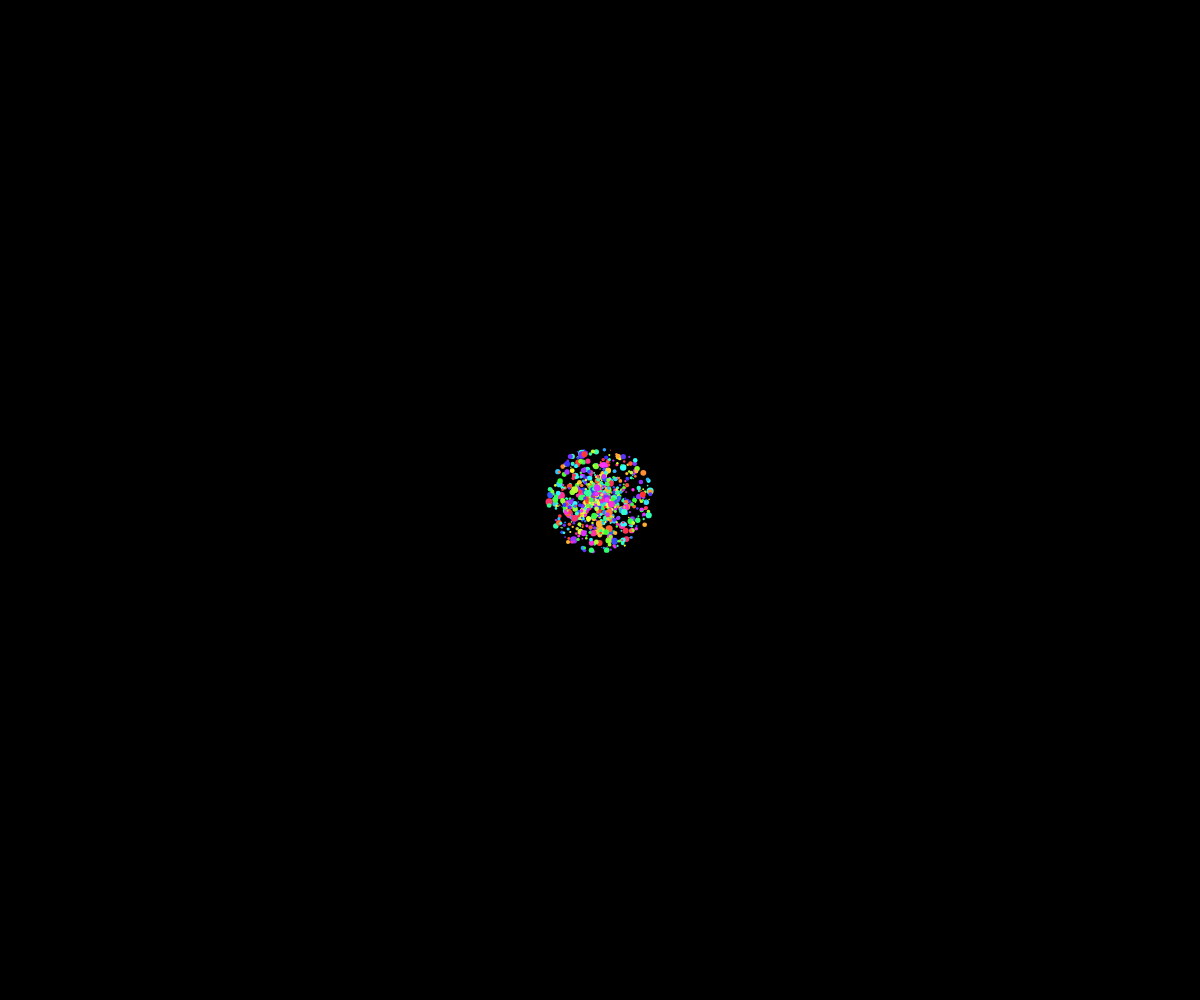
Frame 1 (no input)
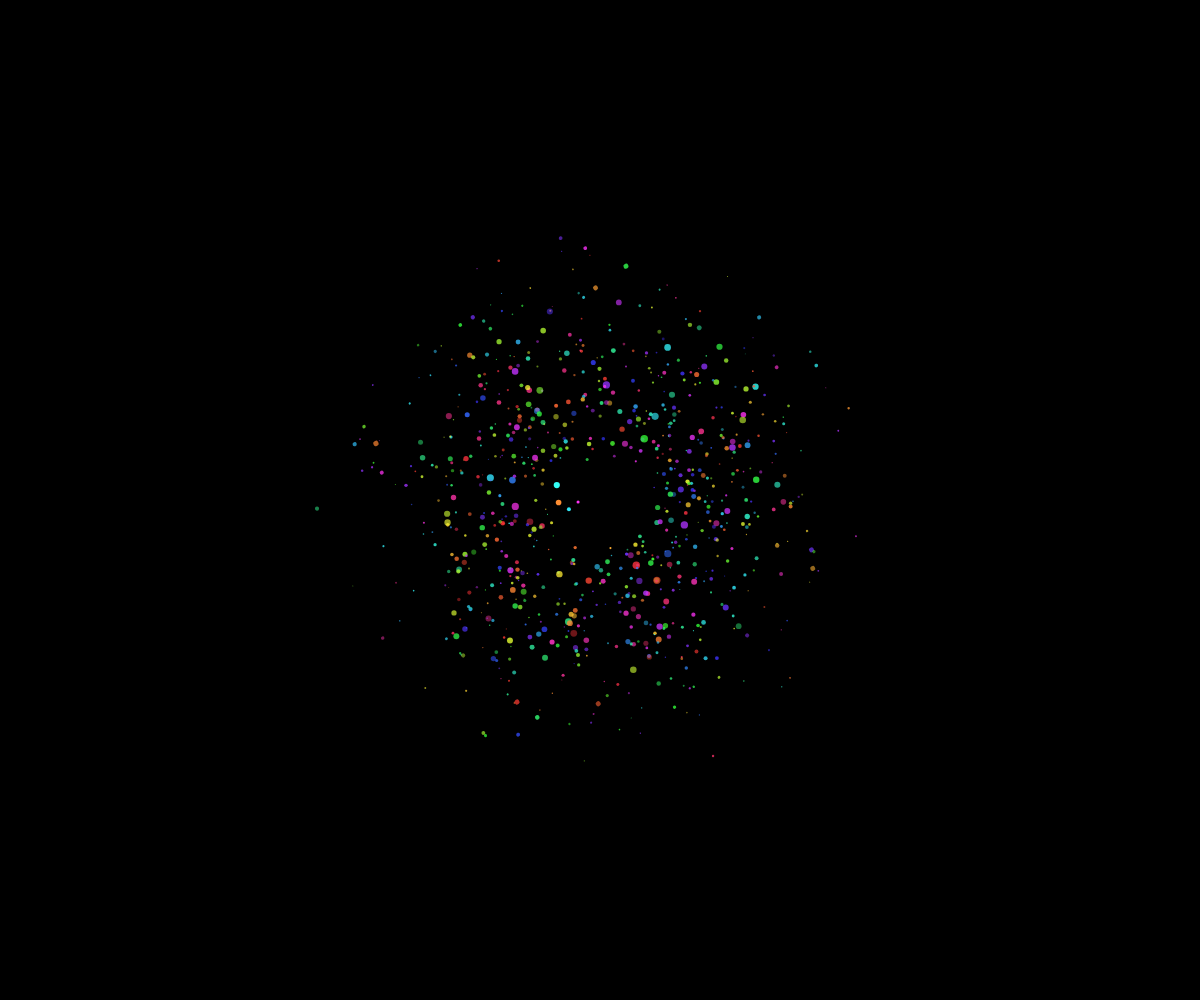
Frame 60 (no input)
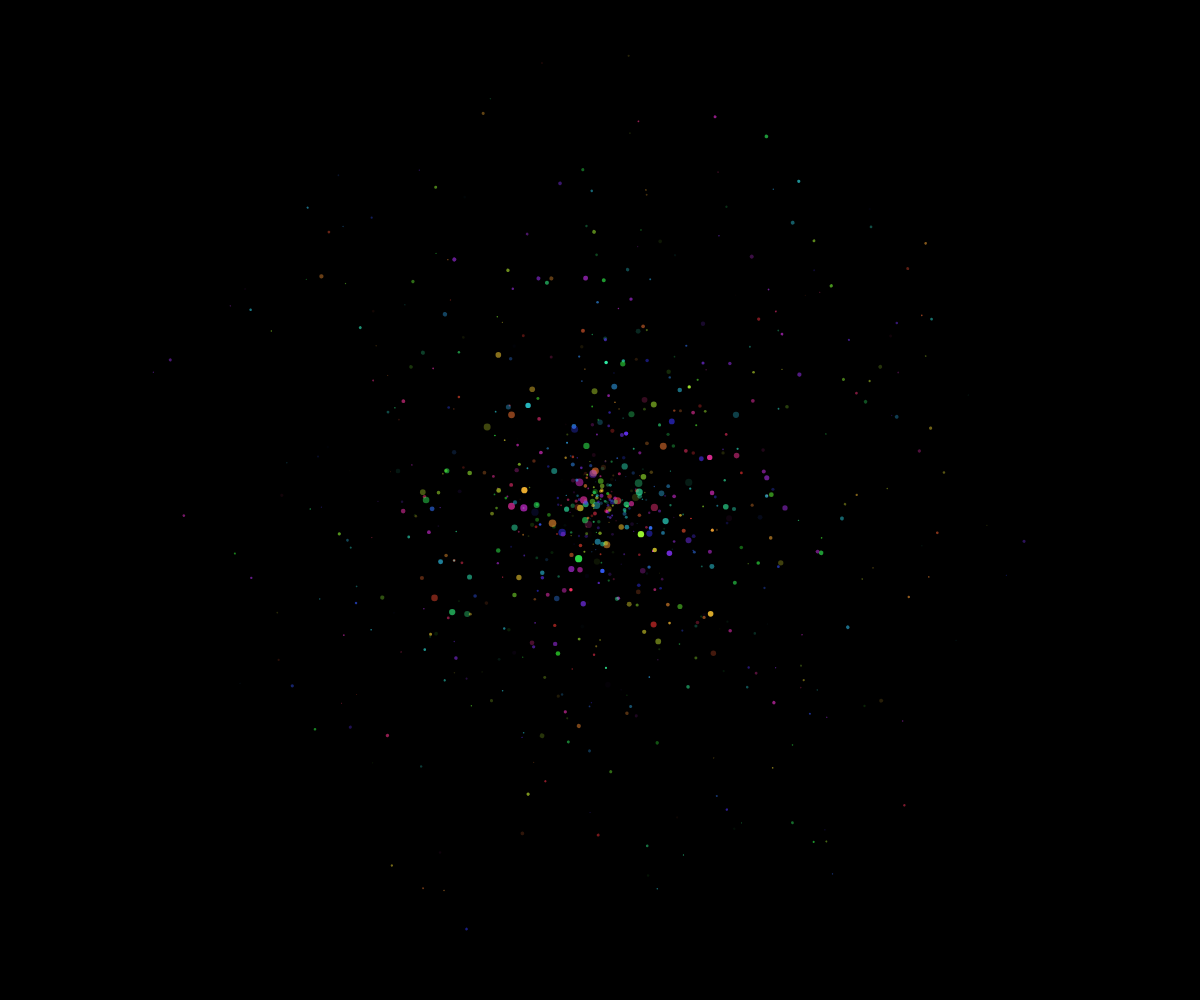
Frame 120 (the mouse pressed at the canvas centre since frame 60)

The p5.js sketch that drew these frames (run headless with seeded random() and noise() and a simulated clock; from frame 60 on, the mouse is pressed at the canvas centre):

// p5.js sketch
// ── sketch.js
let particles = [];
let centerX, centerY;
let time = 0;
let rhythm = 1;
let pulse = 0;

function setup() {
  createCanvas(windowWidth, windowHeight);
  colorMode(HSB, 360, 100, 100, 1);
  noStroke();
  
  centerX = width / 2;
  centerY = height / 2;
  
  // Create initial particles in a dense core
  for (let i = 0; i < 800; i++) {
    let angle = random(TWO_PI);
    let dist = random(50);
    particles.push({
      x: centerX + cos(angle) * dist,
      y: centerY + sin(angle) * dist,
      size: random(2, 8),
      speed: random(1, 4),
      angle: angle,
      hue: random(360),
      life: 1,
      maxLife: random(100, 300),
      phase: random(TWO_PI)
    });
  }
}

function draw() {
  background(0);
  
  // Modulate rhythm with pulse
  let tempo = 0.02 * rhythm;
  time += tempo;
  pulse = sin(time * 5) * 0.5 + 0.5;
  
  // Draw particles with geometric patterns
  for (let i = particles.length - 1; i >= 0; i--) {
    let p = particles[i];
    
    // Move particle in a spiraling pattern with decay
    p.x += cos(p.angle) * p.speed;
    p.y += sin(p.angle) * p.speed;
    
    // Add geometric modulation to angle
    p.angle += sin(time * 0.5 + p.phase) * 0.05;
    
    // Update life with exponential decay
    p.life -= 1 / p.maxLife;
    
    // Apply geometric scaling based on distance and time
    let dx = p.x - centerX;
    let dy = p.y - centerY;
    let distFromCenter = sqrt(dx * dx + dy * dy);
    let scale = 1 - distFromCenter / max(width, height) * 0.8;
    scale = max(0, scale);
    
    // Create crystalline patterns with pulse
    let pattern = sin(time * 2 + p.phase) * 0.5 + 0.5;
    let size = p.size * (0.5 + pattern * 0.5) * scale;
    
    // Use segmented stained-glass colors
    let hue = (p.hue + time * 2) % 360;
    fill(hue, 80, 100, p.life);
    
    // Draw with geometric shapes based on distance from center
    if (distFromCenter < 200) {
      ellipse(p.x, p.y, size);
    } else {
      // Outer particles form geometric structures
      push();
      translate(p.x, p.y);
      rotate(time * 0.3 + distFromCenter * 0.01);
      rect(0, 0, size * 0.8, size * 0.8, 2);
      pop();
    }
    
    // Remove dead particles
    if (p.life <= 0) {
      particles.splice(i, 1);
    }
  }
  
  // Add new particles occasionally to maintain density
  if (random() < 0.1 && particles.length < 1500) {
    for (let i = 0; i < 3; i++) {
      let angle = random(TWO_PI);
      let dist = random(20, 50);
      particles.push({
        x: centerX + cos(angle) * dist,
        y: centerY + sin(angle) * dist,
        size: random(2, 8),
        speed: random(1, 4),
        angle: angle,
        hue: random(360),
        life: 1,
        maxLife: random(100, 300),
        phase: random(TWO_PI)
      });
    }
  }
}

function mousePressed() {
  // Modulate rhythm on click
  if (rhythm > 1.5) {
    rhythm = 0.5;
  } else {
    rhythm = 2.0;
  }
}
